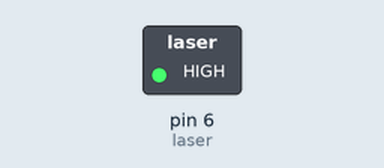
Bench run of a sketch on a simulated Arduino Uno, built with avr-gcc and run on an emulated ATmega328P. Shown: switched loads named in the sketch (green lamp = pin HIGH).

Above: at 0.1 s.
Timing chart, 0 to 1.6 s (numbered marks = the images above):
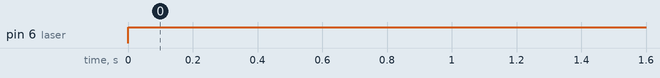

Measured:
- by itself, pin 6 (laser): LOW → HIGH at 0.00 s

The sketch:

simple_laser.cpp.ino
```cpp
int laser = 6;

void setup() {
  // put your setup code here, to run once:
  Serial.begin(9600);
  pinMode(laser, OUTPUT);
}

void loop() {
  // put your main code here, to run repeatedly:
  digitalWrite(laser, HIGH);
}
```
